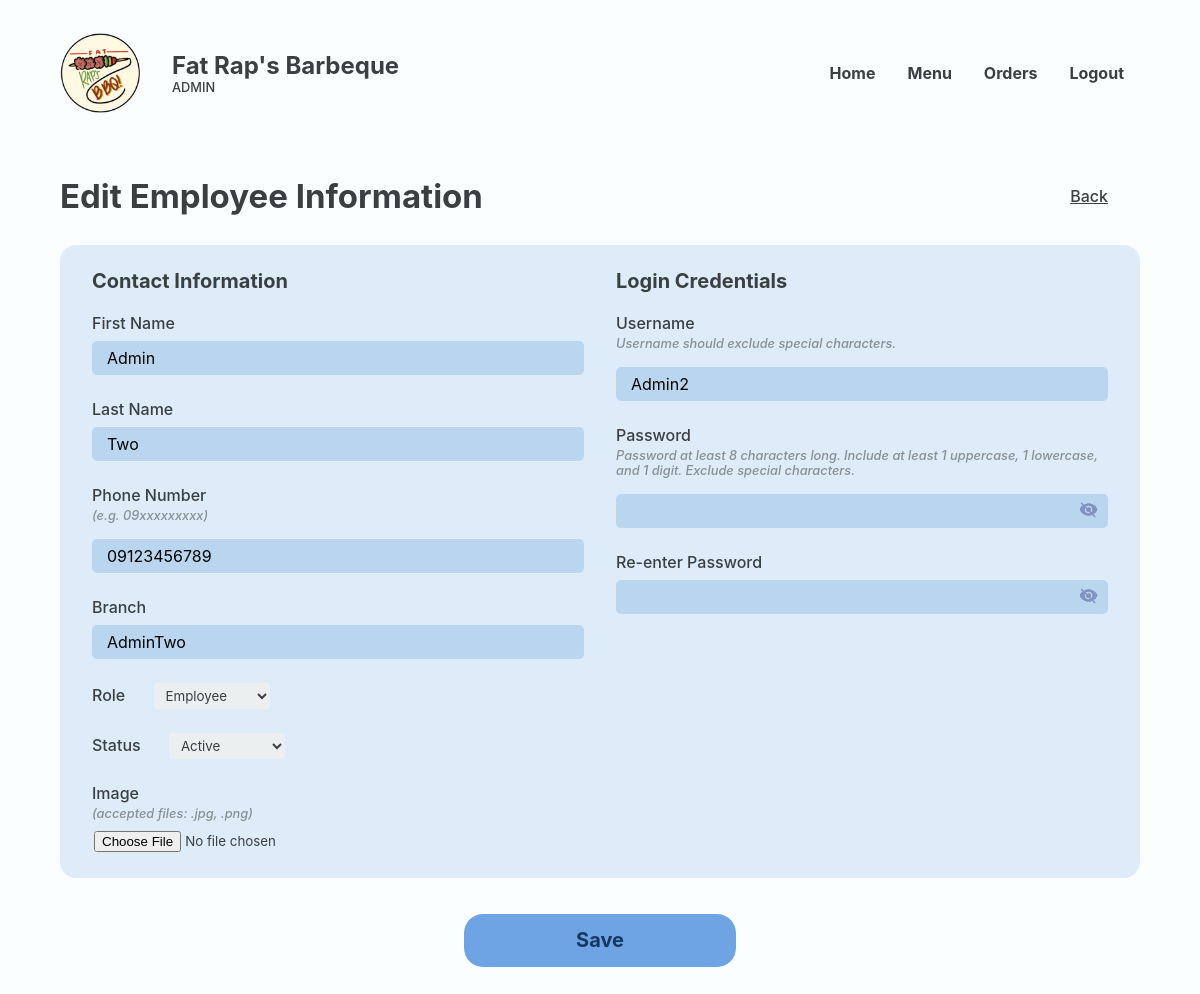
Before: /Website/admin-edit-employee.php?PRSN_ID=83&EMP_ID=24 (signed in) with the older database file.
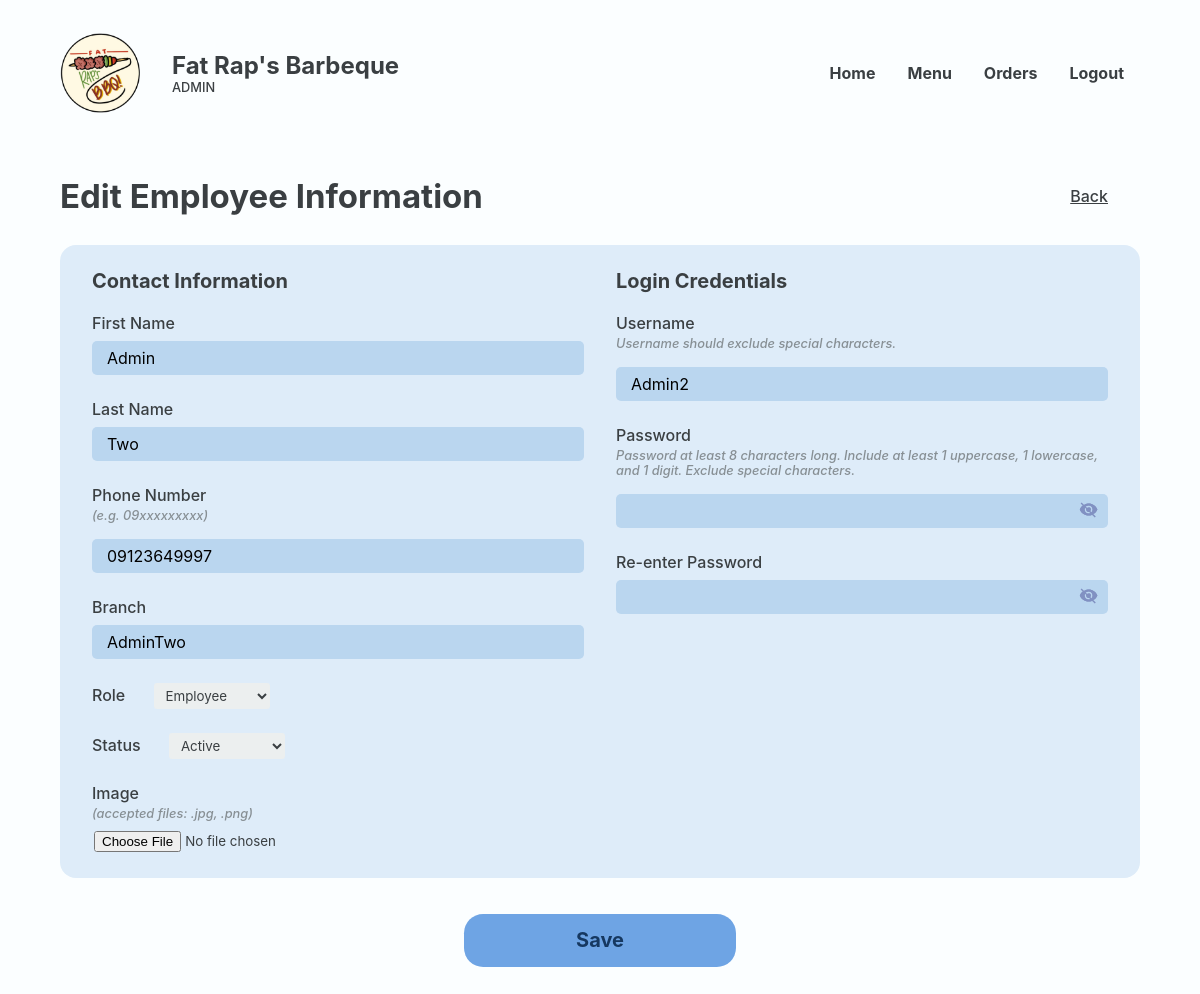
After: the same page with the newer database file.
### tables this page shows
CREATE TABLE `employee` (
  `EMP_ID` int(18) UNSIGNED NOT NULL,
  `PRSN_ID` int(18) NOT NULL,
  `EMP_FNAME` varchar(50) NOT NULL,
  `EMP_LNAME` varchar(50) NOT NULL,
  `EMP_IMAGE` varchar(250) NOT NULL,
  `EMP_BRANCH` varchar(50) NOT NULL,
  `EMP_STATUS` varchar(20) NOT NULL
);

CREATE TABLE `person` (
  `PRSN_ID` int(18) UNSIGNED NOT NULL,
  `PRSN_NAME` varchar(20) NOT NULL,
  `PRSN_EMAIL` varchar(35) NOT NULL,
  `PRSN_PASSWORD` varchar(250) NOT NULL,
  `PRSN_PHONE` varchar(11) NOT NULL,
  `PRSN_ROLE` varchar(11) NOT NULL
);

### Website/admin-edit-employee.php (the view, shortened to what the changed rows need)
<?php
@include 'constants.php';
$EMP_ID = $_GET['EMP_ID'];
?>
<!DOCTYPE html>
<html lang="en">
<head>
    <link rel="stylesheet" href="header-styles.css">
    <link rel="stylesheet" href="admin-styles.css">
    <link href='https://unpkg.com/boxicons@2.1.4/css/boxicons.min.css' rel='stylesheet'>
</head>
<body>
    <header class="backend">
        <div class="header-container">
            <div class="website-title">
                <div class="text">
                    <h1>Fat Rap's Barbeque</h1>
                </div>
            </div>
        </div>
    </header>
    <main>
        <section class="section">
            <div class="container">
                <div class="section-heading row back">
                    <h2>Edit Employee Information</h2>
                </div>
                <section class="section-body">
                    <section class="main-section column">
                        <form id="form" class="column" method="post" enctype="multipart/form-data" onsubmit="return validateInputs()">
                            <div class="block layout">
                                <?php
                                $sql = "SELECT * FROM person, employee WHERE employee.PRSN_ID = person.PRSN_ID AND EMP_ID = '$EMP_ID'";
                                $res = mysqli_query($conn, $sql);
                                $count = mysqli_num_rows($res);
                                if ($count > 0) {
                                    while ($row = mysqli_fetch_assoc($res)) {
                                        $EMP_FNAME = $row['EMP_FNAME'];
                                        $EMP_LNAME = $row['EMP_LNAME'];
                                        $PRSN_NUMBER = $row['PRSN_PHONE'];
                                        $PRSN_EMAIL = $row['PRSN_EMAIL'];
                                        $PRSN_ROLE = $row['PRSN_ROLE'];
                                        $EMP_BRANCH = $row['EMP_BRANCH'];
                                        $EMP_STATUS = $row['EMP_STATUS'];
                                ?>
                                        <section>
                                            <div class="form-title">
                                                <h1>Contact Information</h1>
                                            </div>
                                            <div class="form-field">
                                                <div class="form-field-input input-control">
                                                    <label for="first-name">First Name</label>
                                                    <input name="first-name" id="first-name" class="js-user" type="text" value="<?php echo $EMP_FNAME; ?>">
                                                </div>
                                                <div class="form-field-input input-control">
                                                    <label for="last-name">Last Name</label>
                                                    <input name="last-name" id="last-name" class="js-user" type="text" value="<?php echo $EMP_LNAME; ?>">
                                                </div>
                                                <div class="form-field-input input-control">
                                                    <label for="number">Phone Number</label>
                                                    <p>(e.g. 09xxxxxxxxx)</p>
                                                    <input class="js-user" type="text" id="number" name="number" value="<?php echo $PRSN_NUMBER; ?>">
                                                </div>
                                                <div class="form-field-input input-control">
                                                    <label for="branch">Branch</label>
                                                    <input name="branch" id="branch" class="js-user" type="text" value="<?php echo $EMP_BRANCH; ?>">
                                                </div>
                                                <div class="form-field-input">
                                                    <label for="role">Role</label>
                                                    <select class="dropdown" name="role" id="role" required>
                                                        <option value="Employee" <?php if ($PRSN_ROLE == 'Employee') echo ' selected'; ?>>Employee</option>
                                                    </select>
                                                </div>
                                                <div class="form-field-input">
                                                    <label for="role">Status</label>
                                                    <select class="dropdown" name="status" id="status" required>
                                                        <option value="Active" <?php if ($EMP_STATUS == 'Active') echo ' selected'; ?>>Active</option>
                                                    </select>
                                                </div>
                                                <div class="form-field-input">
                                                    <label for="image">Image</label>
                                                    <p>(accepted files: .jpg, .png)</p>
                                                    <input name="image" id="image" class="image" type="file">
                                                </div>
                                            </div>
                                        </section>
                                        <section>
                                            <div class="form-title">
                                                <h1>Login Credentials</h1>
                                            </div>
                                            <div class="form-field">
                                                <div class="form-field-input input-control">
                                                    <label for="username">Username</label>
                                                    <p>Username should exclude special characters.</p>
                                                    <input name="username" id="username" class="js-user" type="text" value="<?php echo $PRSN_EMAIL; ?>">
                                                </div>
                                                <div class="form-field-input">
                                                    <div class="with-desc">
                                                        <label for="password">Password</label>
                                                        <p>Password at least 8 characters long. Include at least 1 uppercase, 1 lowercase, and 1 digit. Exclude special characters.</p>
                                                    </div>
                                                    <div class="input-container input-control">
                                                        <input class="js-pass" type="password" id="password" name="password">
                                                        <span onclick="togglePassword('password')">
                                                        </span>
                                                    </div>
                                                </div>
                                                <div class="form-field-input">
                                                    <label for="cpassword">Re-enter Password</label>
                                                    <div class="input-container input-control">
                                                        <input class="js-cpass" type="password" id="cpassword" name="cpassword">
                                                        <span onclick="togglePassword('cpassword')">
                                                        </span>
                                                    </div>
                                                </div>
                                            </div>
                                        </section>
                                    <?php
                                    }
                                } else {
                                    ?>
                                    <p>Empty</p>
                                <?php
                                }
                                ?>
                            </div>
                        </form>

Changed rows visible on the page:
changed through a linked row, employee "Admin": number "09123456789" → "09123649997"
